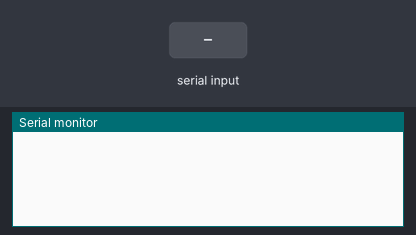
Bench run of a sketch on a simulated Arduino Uno, built with avr-gcc and run on an emulated ATmega328P. Parts: the last lines printed to the serial monitor. Inputs (shaded band) come from the test bench.

Above: at 1.3 s.
1.4 s: "a" received over the second serial link
At 2.5 s:
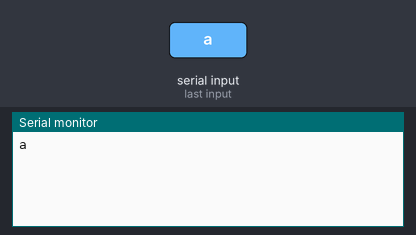
2.9 s: "1" received over the second serial link
At 3.6 s:
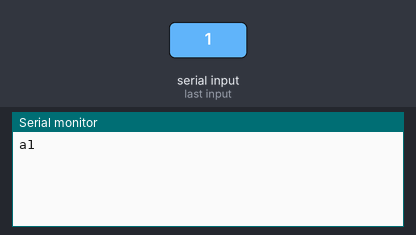

The sketch:

gsm_send_msg_by_Hemakoti.ino
```cpp
#include <SoftwareSerial.h>
//#include <ESP8266WiFi.h>
SoftwareSerial GSMModule(9, 10);//(TX,RX)
const int Grid_1=A0 ;
const int Grid_2=A1;
const int Grid_3=A2;
const int Grid_4=A3;
const int Grid_5=A4;
const int Grid_6=A5;


void setup()
{
  GSMModule.begin(9600);
  Serial.begin(9600);
  delay(100);
  pinMode(Grid_1, INPUT);
  pinMode(Grid_2, INPUT);
  pinMode(Grid_3, INPUT);
  pinMode(Grid_4, INPUT);
  pinMode(Grid_5, INPUT);
  pinMode(Grid_6, INPUT);
}


void loop()
{
  if (Serial.available()>0)
   switch(Serial.read())
 //analogRead (Grid_1);
  {
    case 'a':
      GSMModule.println("AT+CMGF=1");
     delay(1000);  // Delay of 1 second
     GSMModule.println("AT+CMGS=\"+919966123105\"\r");
     delay(1000);
     GSMModule.println("Abstcle Found On Dot Range");
     delay(100);
     GSMModule.println((char)26);// ASCII code of CTRL+Z for saying the end of sms to  the module
      delay(1000);
      break;

   /* case 'b':
      GSMModule.println("AT+CMGF=1");
     delay(1000);  // Delay of 1 second
     GSMModule.println("AT+CMGS=\"+919966123105\"\r");
     delay(1000);
     GSMModule.println("Hemakoti While Testing Type_2");
     delay(100);
     GSMModule.println((char)26);
      delay(1000);
      break;

    case 'C':
      GSMModule.println("AT+CMGF=1");
     delay(1000);  // Delay of 1 second
     GSMModule.println("AT+CMGS=\"+919966123105\"\r");
     delay(1000);
     GSMModule.println("Hemakoti While Testing Type_3");
     delay(100);
     GSMModule.println((char)26);// ASCII code of CTRL+Z for saying the end of sms to  the module
      delay(1000);
      break;

       case 'r':
      GSMModule.println("AT+CNMI=2,2,0,0,0"); // AT Command to receive a live SMS
      delay(1000);
      break;*/

  }

 if (GSMModule.available()>0)
   Serial.write(GSMModule.read());
}
```

Measured:
- after the input at 1.4 s, the serial monitor: prints a new line at once (image 1)
- after the input at 2.9 s, the serial monitor: prints a new line at once (image 2)
